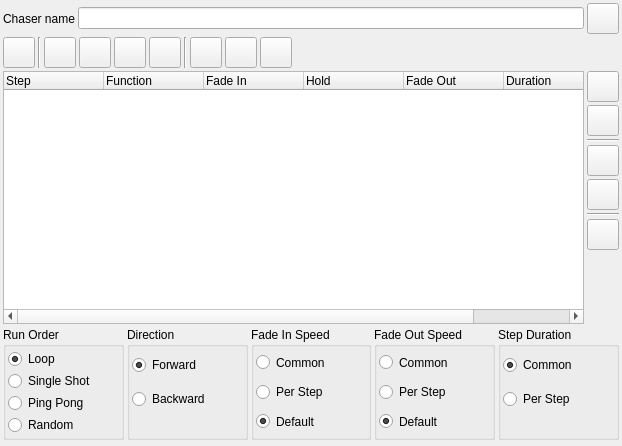
<?xml version="1.0" encoding="UTF-8"?>
<ui version="4.0">
 <author>Massimo Callegari</author>
 <comment>
  Q Light Controller Plus
  chasereditor.ui

  Copyright (c) 2015 Massimo Callegari

  Licensed under the Apache License, Version 2.0 (the "License");
  you may not use this file except in compliance with the License.
  You may obtain a copy of the License at

      http://www.apache.org/licenses/LICENSE-2.0.txt

  Unless required by applicable law or agreed to in writing, software
  distributed under the License is distributed on an "AS IS" BASIS,
  WITHOUT WARRANTIES OR CONDITIONS OF ANY KIND, either express or implied.
  See the License for the specific language governing permissions and
  limitations under the License.
 </comment>
 <class>ChaserEditor</class>
 <widget class="QWidget" name="ChaserEditor">
  <property name="geometry">
   <rect>
    <x>0</x>
    <y>0</y>
    <width>622</width>
    <height>446</height>
   </rect>
  </property>
  <property name="windowTitle">
   <string>Chaser editor</string>
  </property>
  <layout class="QGridLayout" name="gridLayout">
   <property name="leftMargin">
    <number>3</number>
   </property>
   <property name="topMargin">
    <number>3</number>
   </property>
   <property name="rightMargin">
    <number>3</number>
   </property>
   <property name="bottomMargin">
    <number>3</number>
   </property>
   <property name="spacing">
    <number>3</number>
   </property>
   <item row="2" column="0" rowspan="10" colspan="2">
    <widget class="QTreeWidget" name="m_tree">
     <property name="sizePolicy">
      <sizepolicy hsizetype="Expanding" vsizetype="Expanding">
       <horstretch>0</horstretch>
       <verstretch>1</verstretch>
      </sizepolicy>
     </property>
     <property name="alternatingRowColors">
      <bool>true</bool>
     </property>
     <property name="selectionMode">
      <enum>QAbstractItemView::ExtendedSelection</enum>
     </property>
     <property name="rootIsDecorated">
      <bool>false</bool>
     </property>
     <property name="itemsExpandable">
      <bool>false</bool>
     </property>
     <property name="allColumnsShowFocus">
      <bool>true</bool>
     </property>
     <property name="expandsOnDoubleClick">
      <bool>false</bool>
     </property>
     <column>
      <property name="text">
       <string>Step</string>
      </property>
     </column>
     <column>
      <property name="text">
       <string>Function</string>
      </property>
     </column>
     <column>
      <property name="text">
       <string>Fade In</string>
      </property>
     </column>
     <column>
      <property name="text">
       <string>Hold</string>
      </property>
     </column>
     <column>
      <property name="text">
       <string>Fade Out</string>
      </property>
     </column>
     <column>
      <property name="text">
       <string>Duration</string>
      </property>
     </column>
     <column>
      <property name="text">
       <string>Notes</string>
      </property>
     </column>
    </widget>
   </item>
   <item row="3" column="2">
    <widget class="QToolButton" name="m_remove">
     <property name="toolTip">
      <string>Remove the selected step</string>
     </property>
     <property name="icon">
      <iconset resource="qlcui.qrc">
       <normaloff>:/edit_remove.png</normaloff>:/edit_remove.png</iconset>
     </property>
     <property name="iconSize">
      <size>
       <width>24</width>
       <height>24</height>
      </size>
     </property>
    </widget>
   </item>
   <item row="0" column="0" colspan="3">
    <layout class="QHBoxLayout" name="horizontalLayout">
     <item>
      <widget class="QLabel" name="m_nameLabel">
       <property name="sizePolicy">
        <sizepolicy hsizetype="Preferred" vsizetype="Preferred">
         <horstretch>0</horstretch>
         <verstretch>0</verstretch>
        </sizepolicy>
       </property>
       <property name="text">
        <string>Chaser name</string>
       </property>
      </widget>
     </item>
     <item>
      <widget class="QLineEdit" name="m_nameEdit">
       <property name="sizePolicy">
        <sizepolicy hsizetype="Expanding" vsizetype="Fixed">
         <horstretch>0</horstretch>
         <verstretch>0</verstretch>
        </sizepolicy>
       </property>
       <property name="toolTip">
        <string>Name of the chaser being edited</string>
       </property>
      </widget>
     </item>
     <item>
      <widget class="QToolButton" name="m_notesButton">
       <property name="toolTip">
        <string>View/edit notes for this chaser</string>
       </property>
       <property name="icon">
        <iconset resource="qlcui.qrc">
         <normaloff>:/robot_notes.png</normaloff>:/robot_notes.png</iconset>
       </property>
       <property name="iconSize">
        <size>
         <width>24</width>
         <height>24</height>
        </size>
       </property>
      </widget>
     </item>
    </layout>
   </item>
   <item row="12" column="0" colspan="3">
    <layout class="QHBoxLayout" name="horizontalLayout_2">
     <item>
      <widget class="QGroupBox" name="groupBox">
       <property name="title">
        <string>Run Order</string>
       </property>
       <layout class="QGridLayout" name="gridLayout_6">
        <property name="leftMargin">
         <number>2</number>
        </property>
        <property name="topMargin">
         <number>2</number>
        </property>
        <property name="rightMargin">
         <number>2</number>
        </property>
        <property name="bottomMargin">
         <number>2</number>
        </property>
        <property name="spacing">
         <number>2</number>
        </property>
        <item row="0" column="0">
         <widget class="QRadioButton" name="m_loop">
          <property name="sizePolicy">
           <sizepolicy hsizetype="Minimum" vsizetype="Minimum">
            <horstretch>0</horstretch>
            <verstretch>0</verstretch>
           </sizepolicy>
          </property>
          <property name="toolTip">
           <string>Run through over and over again</string>
          </property>
          <property name="text">
           <string>Loop</string>
          </property>
          <property name="checked">
           <bool>true</bool>
          </property>
         </widget>
        </item>
        <item row="1" column="0">
         <widget class="QRadioButton" name="m_singleShot">
          <property name="sizePolicy">
           <sizepolicy hsizetype="Minimum" vsizetype="Minimum">
            <horstretch>0</horstretch>
            <verstretch>0</verstretch>
           </sizepolicy>
          </property>
          <property name="toolTip">
           <string>Run through once and stop</string>
          </property>
          <property name="text">
           <string>Single Shot</string>
          </property>
         </widget>
        </item>
        <item row="2" column="0">
         <widget class="QRadioButton" name="m_pingPong">
          <property name="sizePolicy">
           <sizepolicy hsizetype="Minimum" vsizetype="Minimum">
            <horstretch>0</horstretch>
            <verstretch>0</verstretch>
           </sizepolicy>
          </property>
          <property name="toolTip">
           <string>Switch direction at both ends</string>
          </property>
          <property name="text">
           <string>Ping Pong</string>
          </property>
         </widget>
        </item>
        <item row="3" column="0">
         <widget class="QRadioButton" name="m_random">
          <property name="toolTip">
           <string>Execute steps in random order</string>
          </property>
          <property name="text">
           <string>Random</string>
          </property>
         </widget>
        </item>
       </layout>
      </widget>
     </item>
     <item>
      <widget class="QGroupBox" name="groupBox_2">
       <property name="title">
        <string>Direction</string>
       </property>
       <layout class="QGridLayout" name="gridLayout_5">
        <property name="leftMargin">
         <number>2</number>
        </property>
        <property name="topMargin">
         <number>2</number>
        </property>
        <property name="rightMargin">
         <number>2</number>
        </property>
        <property name="bottomMargin">
         <number>2</number>
        </property>
        <property name="spacing">
         <number>2</number>
        </property>
        <item row="0" column="0">
         <widget class="QRadioButton" name="m_forward">
          <property name="sizePolicy">
           <sizepolicy hsizetype="Minimum" vsizetype="Minimum">
            <horstretch>0</horstretch>
            <verstretch>0</verstretch>
           </sizepolicy>
          </property>
          <property name="toolTip">
           <string>Start from the first step</string>
          </property>
          <property name="text">
           <string>Forward</string>
          </property>
          <property name="checked">
           <bool>true</bool>
          </property>
         </widget>
        </item>
        <item row="1" column="0">
         <widget class="QRadioButton" name="m_backward">
          <property name="sizePolicy">
           <sizepolicy hsizetype="Minimum" vsizetype="Minimum">
            <horstretch>0</horstretch>
            <verstretch>0</verstretch>
           </sizepolicy>
          </property>
          <property name="toolTip">
           <string>Start from the last step</string>
          </property>
          <property name="text">
           <string>Backward</string>
          </property>
         </widget>
        </item>
        <item row="2" column="0">
         <spacer name="verticalSpacer">
          <property name="orientation">
           <enum>Qt::Vertical</enum>
          </property>
          <property name="sizeType">
           <enum>QSizePolicy::Maximum</enum>
          </property>
          <property name="sizeHint" stdset="0">
           <size>
            <width>20</width>
            <height>20</height>
           </size>
          </property>
         </spacer>
        </item>
       </layout>
      </widget>
     </item>
     <item>
      <widget class="QGroupBox" name="m_fadeInGroup">
       <property name="title">
        <string>Fade In Speed</string>
       </property>
       <layout class="QGridLayout" name="gridLayout_2">
        <property name="leftMargin">
         <number>2</number>
        </property>
        <property name="topMargin">
         <number>2</number>
        </property>
        <property name="rightMargin">
         <number>2</number>
        </property>
        <property name="bottomMargin">
         <number>2</number>
        </property>
        <property name="spacing">
         <number>2</number>
        </property>
        <item row="1" column="0">
         <widget class="QRadioButton" name="m_fadeInCommonRadio">
          <property name="sizePolicy">
           <sizepolicy hsizetype="Minimum" vsizetype="Minimum">
            <horstretch>0</horstretch>
            <verstretch>0</verstretch>
           </sizepolicy>
          </property>
          <property name="toolTip">
           <string>All steps have common fade in speed set by the chaser</string>
          </property>
          <property name="text">
           <string>Common</string>
          </property>
         </widget>
        </item>
        <item row="2" column="0">
         <widget class="QRadioButton" name="m_fadeInPerStepRadio">
          <property name="sizePolicy">
           <sizepolicy hsizetype="Minimum" vsizetype="Minimum">
            <horstretch>0</horstretch>
            <verstretch>0</verstretch>
           </sizepolicy>
          </property>
          <property name="toolTip">
           <string>Each step has its own fade in speed set by the chaser</string>
          </property>
          <property name="text">
           <string>Per Step</string>
          </property>
         </widget>
        </item>
        <item row="3" column="0">
         <widget class="QRadioButton" name="m_fadeInDefaultRadio">
          <property name="sizePolicy">
           <sizepolicy hsizetype="Minimum" vsizetype="Minimum">
            <horstretch>0</horstretch>
            <verstretch>0</verstretch>
           </sizepolicy>
          </property>
          <property name="toolTip">
           <string>Use each function's own fade in speed</string>
          </property>
          <property name="text">
           <string>Default</string>
          </property>
          <property name="checked">
           <bool>true</bool>
          </property>
         </widget>
        </item>
       </layout>
      </widget>
     </item>
     <item>
      <widget class="QGroupBox" name="m_fadeOutGroup">
       <property name="title">
        <string>Fade Out Speed</string>
       </property>
       <layout class="QGridLayout" name="gridLayout_3">
        <property name="leftMargin">
         <number>2</number>
        </property>
        <property name="topMargin">
         <number>2</number>
        </property>
        <property name="rightMargin">
         <number>2</number>
        </property>
        <property name="bottomMargin">
         <number>2</number>
        </property>
        <property name="spacing">
         <number>2</number>
        </property>
        <item row="1" column="0">
         <widget class="QRadioButton" name="m_fadeOutCommonRadio">
          <property name="sizePolicy">
           <sizepolicy hsizetype="Minimum" vsizetype="Minimum">
            <horstretch>0</horstretch>
            <verstretch>0</verstretch>
           </sizepolicy>
          </property>
          <property name="toolTip">
           <string>All steps have common fade out speed set by the chaser</string>
          </property>
          <property name="text">
           <string>Common</string>
          </property>
         </widget>
        </item>
        <item row="2" column="0">
         <widget class="QRadioButton" name="m_fadeOutPerStepRadio">
          <property name="sizePolicy">
           <sizepolicy hsizetype="Minimum" vsizetype="Minimum">
            <horstretch>0</horstretch>
            <verstretch>0</verstretch>
           </sizepolicy>
          </property>
          <property name="toolTip">
           <string>Each step has its own fade out speed set by the chaser</string>
          </property>
          <property name="text">
           <string>Per Step</string>
          </property>
         </widget>
        </item>
        <item row="3" column="0">
         <widget class="QRadioButton" name="m_fadeOutDefaultRadio">
          <property name="sizePolicy">
           <sizepolicy hsizetype="Minimum" vsizetype="Minimum">
            <horstretch>0</horstretch>
            <verstretch>0</verstretch>
           </sizepolicy>
          </property>
          <property name="toolTip">
           <string>Use each function's own fade out speed</string>
          </property>
          <property name="text">
           <string>Default</string>
          </property>
          <property name="checked">
           <bool>true</bool>
          </property>
         </widget>
        </item>
       </layout>
      </widget>
     </item>
     <item>
      <widget class="QGroupBox" name="m_durationGroup">
       <property name="title">
        <string>Step Duration</string>
       </property>
       <property name="flat">
        <bool>false</bool>
       </property>
       <layout class="QGridLayout" name="gridLayout_4">
        <property name="leftMargin">
         <number>2</number>
        </property>
        <property name="topMargin">
         <number>2</number>
        </property>
        <property name="rightMargin">
         <number>2</number>
        </property>
        <property name="bottomMargin">
         <number>2</number>
        </property>
        <property name="spacing">
         <number>2</number>
        </property>
        <item row="1" column="0">
         <widget class="QRadioButton" name="m_durationCommonRadio">
          <property name="sizePolicy">
           <sizepolicy hsizetype="Minimum" vsizetype="Minimum">
            <horstretch>0</horstretch>
            <verstretch>0</verstretch>
           </sizepolicy>
          </property>
          <property name="toolTip">
           <string>All steps have common step duration set by the chaser</string>
          </property>
          <property name="text">
           <string>Common</string>
          </property>
          <property name="checked">
           <bool>true</bool>
          </property>
         </widget>
        </item>
        <item row="2" column="0">
         <widget class="QRadioButton" name="m_durationPerStepRadio">
          <property name="sizePolicy">
           <sizepolicy hsizetype="Minimum" vsizetype="Minimum">
            <horstretch>0</horstretch>
            <verstretch>0</verstretch>
           </sizepolicy>
          </property>
          <property name="toolTip">
           <string>Each step has its own duration set by the chaser</string>
          </property>
          <property name="text">
           <string>Per Step</string>
          </property>
         </widget>
        </item>
        <item row="3" column="0">
         <spacer name="verticalSpacer_2">
          <property name="orientation">
           <enum>Qt::Vertical</enum>
          </property>
          <property name="sizeType">
           <enum>QSizePolicy::Maximum</enum>
          </property>
          <property name="sizeHint" stdset="0">
           <size>
            <width>20</width>
            <height>20</height>
           </size>
          </property>
         </spacer>
        </item>
       </layout>
      </widget>
     </item>
    </layout>
   </item>
   <item row="6" column="2">
    <widget class="QToolButton" name="m_lower">
     <property name="toolTip">
      <string>Lower the selected step once</string>
     </property>
     <property name="icon">
      <iconset resource="qlcui.qrc">
       <normaloff>:/down.png</normaloff>:/down.png</iconset>
     </property>
     <property name="iconSize">
      <size>
       <width>24</width>
       <height>24</height>
      </size>
     </property>
    </widget>
   </item>
   <item row="4" column="2">
    <widget class="Line" name="line">
     <property name="orientation">
      <enum>Qt::Horizontal</enum>
     </property>
    </widget>
   </item>
   <item row="9" column="2" rowspan="5">
    <spacer>
     <property name="orientation">
      <enum>Qt::Vertical</enum>
     </property>
     <property name="sizeHint" stdset="0">
      <size>
       <width>20</width>
       <height>40</height>
      </size>
     </property>
    </spacer>
   </item>
   <item row="1" column="0">
    <layout class="QHBoxLayout" name="horizontalLayout_3">
     <item>
      <widget class="QToolButton" name="m_speeddial">
       <property name="toolTip">
        <string>Show/Hide speed dial window</string>
       </property>
       <property name="icon">
        <iconset resource="qlcui.qrc">
         <normaloff>:/speed.png</normaloff>:/speed.png</iconset>
       </property>
       <property name="iconSize">
        <size>
         <width>24</width>
         <height>24</height>
        </size>
       </property>
       <property name="checkable">
        <bool>true</bool>
       </property>
      </widget>
     </item>
     <item>
      <widget class="Line" name="line_2">
       <property name="orientation">
        <enum>Qt::Vertical</enum>
       </property>
      </widget>
     </item>
     <item>
      <widget class="QToolButton" name="m_testPlayButton">
       <property name="toolTip">
        <string>See what the chaser does when it is run</string>
       </property>
       <property name="icon">
        <iconset resource="qlcui.qrc">
         <normaloff>:/player_play.png</normaloff>:/player_play.png</iconset>
       </property>
       <property name="iconSize">
        <size>
         <width>24</width>
         <height>24</height>
        </size>
       </property>
      </widget>
     </item>
     <item>
      <widget class="QToolButton" name="m_testStopButton">
       <property name="toolTip">
        <string>Stop the chaser if running</string>
       </property>
       <property name="icon">
        <iconset resource="qlcui.qrc">
         <normaloff>:/player_stop.png</normaloff>:/player_stop.png</iconset>
       </property>
       <property name="iconSize">
        <size>
         <width>24</width>
         <height>24</height>
        </size>
       </property>
      </widget>
     </item>
     <item>
      <widget class="QToolButton" name="m_testPreviousButton">
       <property name="toolTip">
        <string>Skip to the previous step</string>
       </property>
       <property name="icon">
        <iconset resource="qlcui.qrc">
         <normaloff>:/back.png</normaloff>:/back.png</iconset>
       </property>
       <property name="iconSize">
        <size>
         <width>24</width>
         <height>24</height>
        </size>
       </property>
      </widget>
     </item>
     <item>
      <widget class="QToolButton" name="m_testNextButton">
       <property name="toolTip">
        <string>Skip to the next step</string>
       </property>
       <property name="icon">
        <iconset resource="qlcui.qrc">
         <normaloff>:/forward.png</normaloff>:/forward.png</iconset>
       </property>
       <property name="iconSize">
        <size>
         <width>24</width>
         <height>24</height>
        </size>
       </property>
      </widget>
     </item>
     <item>
      <widget class="Line" name="line_4">
       <property name="orientation">
        <enum>Qt::Vertical</enum>
       </property>
      </widget>
     </item>
     <item>
      <widget class="QToolButton" name="m_copyButton">
       <property name="icon">
        <iconset resource="qlcui.qrc">
         <normaloff>:/editcopy.png</normaloff>:/editcopy.png</iconset>
       </property>
       <property name="iconSize">
        <size>
         <width>24</width>
         <height>24</height>
        </size>
       </property>
      </widget>
     </item>
     <item>
      <widget class="QToolButton" name="m_cutButton">
       <property name="icon">
        <iconset resource="qlcui.qrc">
         <normaloff>:/editcut.png</normaloff>:/editcut.png</iconset>
       </property>
       <property name="iconSize">
        <size>
         <width>24</width>
         <height>24</height>
        </size>
       </property>
      </widget>
     </item>
     <item>
      <widget class="QToolButton" name="m_pasteButton">
       <property name="icon">
        <iconset resource="qlcui.qrc">
         <normaloff>:/editpaste.png</normaloff>:/editpaste.png</iconset>
       </property>
       <property name="iconSize">
        <size>
         <width>24</width>
         <height>24</height>
        </size>
       </property>
      </widget>
     </item>
    </layout>
   </item>
   <item row="2" column="2">
    <widget class="QToolButton" name="m_add">
     <property name="toolTip">
      <string>Add step(s) to the current position</string>
     </property>
     <property name="icon">
      <iconset resource="qlcui.qrc">
       <normaloff>:/edit_add.png</normaloff>:/edit_add.png</iconset>
     </property>
     <property name="iconSize">
      <size>
       <width>24</width>
       <height>24</height>
      </size>
     </property>
    </widget>
   </item>
   <item row="5" column="2">
    <widget class="QToolButton" name="m_raise">
     <property name="toolTip">
      <string>Raise the selected step once</string>
     </property>
     <property name="icon">
      <iconset resource="qlcui.qrc">
       <normaloff>:/up.png</normaloff>:/up.png</iconset>
     </property>
     <property name="iconSize">
      <size>
       <width>24</width>
       <height>24</height>
      </size>
     </property>
    </widget>
   </item>
   <item row="7" column="2">
    <widget class="Line" name="line_3">
     <property name="orientation">
      <enum>Qt::Horizontal</enum>
     </property>
    </widget>
   </item>
   <item row="8" column="2">
    <widget class="QToolButton" name="m_shuffle">
     <property name="toolTip">
      <string>Shuffle steps</string>
     </property>
     <property name="icon">
      <iconset resource="qlcui.qrc">
       <normaloff>:/random.png</normaloff>:/random.png</iconset>
     </property>
     <property name="iconSize">
      <size>
       <width>24</width>
       <height>24</height>
      </size>
     </property>
    </widget>
   </item>
  </layout>
 </widget>
 <resources>
  <include location="qlcui.qrc"/>
 </resources>
 <connections/>
</ui>
